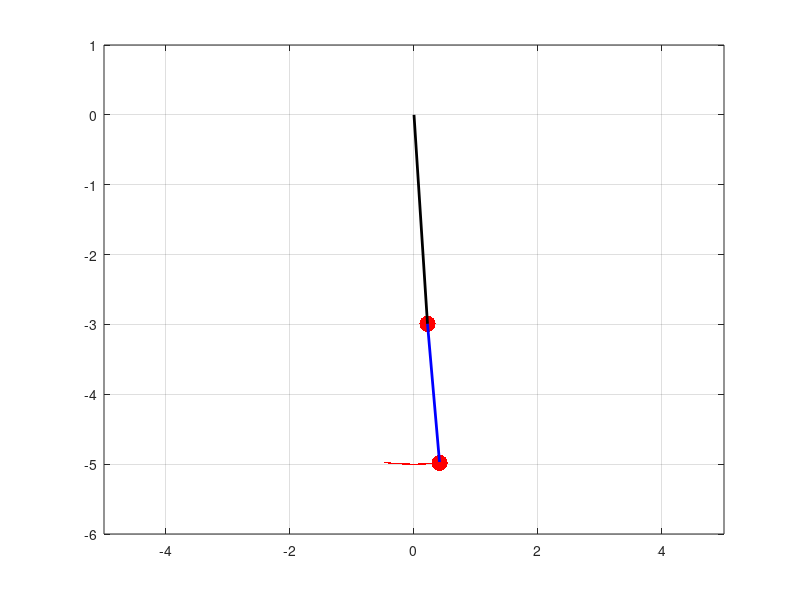

This chart was generated by the following MATLAB code:
%% Linéaire
%%%%%%%%%%%%%%%%%%%%%%


clear all
%% Déclaration des variables et initalisation des constantes 
g = 9.81;         % gravité terrestre
m1 = 2;           % masse du pendule 1
m2 = 5;           % masse du pendule 2
l1 = 3;           % longueur du pendule 1
l2 = 2;           % longueur du pendule 2
theta10 = 0.01;      % angle formé par le pendule 1 avec la verticale
theta20 = 0.01;       % angle formé par le pendule 2 avec la verticale
theta10p= 0.1;         %vitesse angulaire initiale du pendule 1
theta20p= 0.2;         % vitesse angulaire initiale du pendule 1
mu = m2/m1;       % rapport des masses : utile pour simplifier l'équation

Niter= 1000; % Nombre d'itérations
dt = 0.01; % Intervalle de temps
% tf = Niter * dt; %Temps de modélisation 
% t = [0:dt:tf] ; %Matrice temps

%% Constantes simplificatrices

w1 = sqrt((g*(1+mu)*(l1+l2)+g*sqrt((1+mu)^2*(l1+l2)^2-4*(1+mu)*l1*l2))/(2*l1*l2));
w2 = sqrt((g*(1+mu)*(l1+l2)-g*sqrt((1+mu)^2*(l1+l2)^2-4*(1+mu)*l1*l2))/(2*l1*l2));
A1 = (1+mu)/mu-l1*w1^2/(mu*g);
A2 = (1+mu)/mu-l1*w2^2/(mu*g);
C1 = (theta20-A2*theta10)/(A1-A2);
C2 = (A1*theta10-theta20)/(A1-A2);
phi1 = asin((theta20p-A2*theta10p)/(C1*w1*(A2-A1)));
phi2 = asin((A1*theta10p-theta20p)/(C2*w2*(A2-A1))); 

%% Déclaration et initialisation des matrices

P1=zeros(Niter+1,2); %Matrice position du premier pendule
P2=zeros(Niter+1,2); %Matrice position du deuxième pendule
theta=zeros(Niter+1,6); %Matrice angle et vitesses de rotation


theta0 = [theta10 , theta10p ,theta20, theta20p];
theta(1,1) = theta0(1);
theta(1,2) = theta0(2);
theta(1,4) = theta0(3);
theta(1,5) = theta0(4);


P1(1,1) = l1*sin(theta10); 
P1(1,2) = l1*cos(theta10);
P2(1,1) = l2*sin(theta20)+P1(1,1); 
P2(1,2) = l2*cos(theta20)+P1(1,2);

%% Boucle Euler explicite 

for i=1:Niter
   
    theta(i,3) = ((mu*g*theta(i,4))-((1+mu)*g*theta(i,1)))/l1;     % thetapp pendule 1
    theta(i,6) = ((1+mu)*g*theta(i,1)-(1+mu)*g*theta(i,4))/l2;   % thetapp pendule 2
    
    theta(i+1,1) = theta(i,1) + dt * theta(i,2);  % theta pendule 1
    theta(i+1,4) = theta(i,4) + dt * theta(i,5);  % theta pendule 2
    theta(i+1,2) = theta(i,2) + dt * theta(i,3);  % thetap pendule 1
    theta(i+1,5) = theta(i,5) + dt * theta(i,6);  % thetap pendule 2
    
   
end
 P1(:,1)=l1*sin(theta(:,1));
 P1(:,2)=l1*cos(theta(:,1));
    
 P2(:,1)=l2*sin(theta(:,4))+P1(:,1);
 P2(:,2)=l2*cos(theta(:,4))+P1(:,2);

 
%% Boucle Verlet 

for i=1:Niter
   
    theta(i,3) = ((mu*g*theta(i,4))-((1+mu)*g*theta(i,1)))/l1;     % thetapp pendule 1
    theta(i,6) = ((1+mu)*g*theta(i,1)-(1+mu)*g*theta(i,4))/l2;   % thetapp pendule 2
    
  
    theta(i+1,1) = theta(i,1) + dt * theta(i,2)+ ((dt^2)/2) * theta(i,3) ; % theta pendule 1
    theta(i+1,4) = theta(i,4) + dt * theta(i,5)+ ((dt^2)/2) * theta(i,6); % theta pendule 2

    theta(i+1,2) = theta(i,2)+ (dt/2) * theta(i,3) + (dt/2) * (((mu*g*theta(i+1,4))-((1+mu)*g*theta(i+1,1)))/l1);  % thetapp pendule 1
    theta(i+1,5) = theta(i,5)+ (dt/2) * theta(i,6) + (dt/2) * (((1+mu)*g*theta(i+1,1)-(1+mu)*g*theta(i+1,4))/l2);  % thetapp pendule 2
    
    
end
 P1(:,1)=l1*sin(theta(:,1));
 P1(:,2)=l1*cos(theta(:,1));
    
 P2(:,1)=l2*sin(theta(:,4))+P1(:,1);
 P2(:,2)=l2*cos(theta(:,4))+P1(:,2);


%% Affichage graphique


figure(1);
axis([-(l1+l2) (l1+l2) -1.2*(l1+l2) 1.2*(l1+l2)]); %// freeze axes
title('Double pendule')
pendule_masse1=plot(P1(1,1),-P1(1,2),'k.','MarkerSize',35,'Color','red');
hold on
pendule_tige1=plot([0,P1(1,1)],[0,-P1(1,2)],'LineWidth',2,'Color','black');
hold on
pendule_masse2=plot(P2(1,1),-P2(1,2),'k.','MarkerSize',35,'Color','red');
hold on
pendule_tige2=plot([P1(1,1),P2(1,1)],[-P1(1,2),-P2(1,2)],'LineWidth',2,'Color','blue');
hold on

for j = 1:Niter
    set(pendule_masse1,'XData',P1(j,1),'YData',-P1(j,2));
    set(pendule_tige1,'XData',[0,P1(j,1)],'YData',[0,-P1(j,2)]);
    set(pendule_masse2,'XData',P2(j,1),'YData',-P2(j,2));
    set(pendule_tige2,'XData',[P1(j,1),P2(j,1)],'YData',[-P1(j,2),-P2(j,2)]);
    
    
    plot(P2(j,1),-P2(j,2),'.r','Markersize',0.5);
    drawnow
    grid on

   

    axis([-(l1+l2) (l1+l2) -1.2*(l1+l2) 1]); %// freeze axes
    pause(0.005)
end
